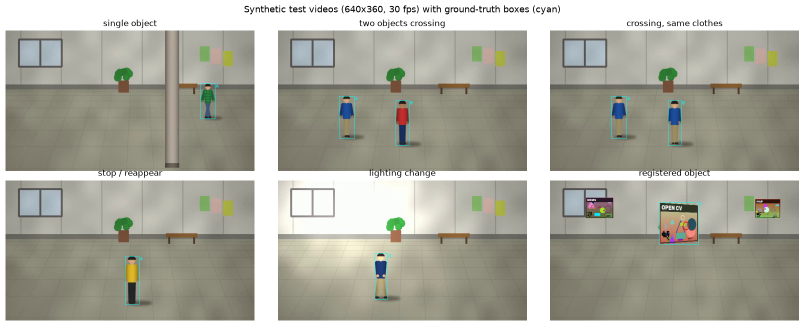
#> input picture 02_Advanced/A3-2/outputs/01_scenarios.png, 1609 x 652 px (shown at 1/2 size)
$ python -i verify_study_guide.py   (imports and definitions only)   (Python 2 division)
#> lines starting #> are read from the running program, lines starting #| are printed output that depends on the picture
### 02_Advanced/A3-2/src/hungarian.py
"""Hungarian Algorithm (보너스 1) — NumPy만으로 구현한 최소 비용 할당.

n×m 비용 행렬에서 행마다 서로 다른 열을 하나씩 골라 비용 합을 최소로 만든다(n ≤ m, 아니면 전치해서 푼다).
쿤–먼크레스의 포텐셜 방식(최단 증가 경로)을 쓴다. 행을 하나씩 추가하며, 지금까지의 할당을 유지한 채
'줄인 비용' c[i, j] − u[i] − v[j] 가 0인 간선만으로 새 행을 잇는 경로를 찾는다. 경로가 없으면 포텐셜을
가장 작은 줄인 비용 δ만큼 옮겨 새 0 간선을 만든다. 행 하나에 O(n·m), 전체 O(n²·m).

비교용으로 같은 파일에 탐욕(Greedy) 할당과 완전 탐색(작은 행렬 검증용)도 둔다.
"""
from itertools import permutations

import numpy as np


def hungarian(cost):
    """최소 비용 할당. (행 인덱스 배열, 열 인덱스 배열)을 행 순서로 돌려준다."""
    cost = np.asarray(cost, dtype=float)
    if cost.ndim != 2:
        raise ValueError("비용 행렬은 2차원이어야 한다")
    if cost.size == 0:
        return np.empty(0, int), np.empty(0, int)
    if not np.all(np.isfinite(cost)):
        raise ValueError("비용에 inf/NaN이 있으면 안 된다 (게이트는 큰 유한값으로 표현)")
    transposed = cost.shape[0] > cost.shape[1]
    if transposed:
        cost = cost.T
    n, m = cost.shape
    u = np.zeros(n + 1)            # 행 포텐셜 (1부터)
    v = np.zeros(m + 1)            # 열 포텐셜, v[0]은 가상 열
    p = np.zeros(m + 1, int)       # p[j] = 열 j에 할당된 행 (0이면 비어 있음)
    way = np.zeros(m + 1, int)     # 증가 경로 역추적용: 열 j 직전에 지난 열
    for i in range(1, n + 1):
        p[0] = i
        j0 = 0
        minv = np.full(m + 1, np.inf)
        used = np.zeros(m + 1, bool)
        while True:
            used[j0] = True
            i0 = p[j0]
            free = ~used[1:]
            cur = cost[i0 - 1] - u[i0] - v[1:]          # 행 i0에서 각 열로 가는 줄인 비용
            better = free & (cur < minv[1:])
            minv[1:][better] = cur[better]
            way[1:][better] = j0
            cand = np.where(free, minv[1:], np.inf)
            j1 = int(np.argmin(cand)) + 1
            delta = cand[j1 - 1]
            u[p[used]] += delta                          # 트리에 든 행·열의 포텐셜 이동
            v[used] -= delta
            minv[1:][free] -= delta
            j0 = j1
            if p[j0] == 0:                               # 빈 열에 닿으면 증가 경로 완성
                break
        while j0:                                        # 경로를 따라 할당을 한 칸씩 민다
            j1 = way[j0]
            p[j0] = p[j1]
            j0 = j1
    cols = np.nonzero(p[1:])[0]
    rows = p[1:][cols] - 1
    if transposed:
        rows, cols = cols, rows
    order = np.argsort(rows)
    return rows[order], cols[order]


def greedy(cost):
    """탐욕 할당: 전체 쌍을 비용 오름차순으로 보며, 행과 열이 둘 다 비어 있으면 짝짓는다."""
    cost = np.asarray(cost, dtype=float)
    if cost.size == 0:
        return np.empty(0, int), np.empty(0, int)
    order = np.argsort(cost, axis=None, kind="stable")
    used_r, used_c = set(), set()
    rows, cols = [], []
    for flat in order:
        r, c = divmod(int(flat), cost.shape[1])
        if r in used_r or c in used_c:
            continue
        used_r.add(r)
        used_c.add(c)
        rows.append(r)
        cols.append(c)
        if len(rows) == min(cost.shape):
            break
    rows, cols = np.array(rows, int), np.array(cols, int)
    order = np.argsort(rows)
    return rows[order], cols[order]


# [30 lines left out: functions brute_force, gated_assignment, not called in this run]

### 02_Advanced/A3-2/tools/verify_study_guide.py
"""study/a3-2.html이 현재 소스와 일치하고, 위젯 계산이 Python·OpenCV 구현과 같은지 검증한다.

1. source-manifest.json의 해시와 현재 파일 비교 (텍스트는 LF 정규화)
2. 내장 코드 발췌가 현재 원본 줄과 같은지 비교
3. 내부 링크(#id) 대상, 입력 요소 레이블, 외부 리소스 미사용 확인
4. HTML의 계산 함수(<script id="mathlib">)를 Node.js로 실행해 Python 결과와 비교
   - Hungarian·탐욕 할당 (무작위 행렬)
   - 추적기 재생: 시나리오 5개 × 추적기 설정 9개의 프레임별 ID·박스
   - 판정: 같은 조합의 이벤트별 ID Switch·추적 실패와 합계
   - 이동 평균 배경, 모폴로지(열림·닫힘)와 덩어리 박스, 비율 검정 개수

실행:  python tools/verify_study_guide.py [--mathlib 파일]   (Node.js 필요)
"""
import argparse
import base64
import json
import re
import subprocess
import sys
import tempfile
from pathlib import Path

import cv2
import numpy as np

ROOT = Path(__file__).resolve().parents[1]
sys.path.insert(0, str(ROOT))
sys.path.insert(0, str(Path(__file__).resolve().parent))

from build_study_guide import byte_hash, code_excerpts, text_hash  # noqa: E402
from src import evaluate as E  # noqa: E402
from src import experiments as X  # noqa: E402
from src import synthetic as S  # noqa: E402
from src.features import TargetMatcher  # noqa: E402
from src.hungarian import greedy, hungarian  # noqa: E402
from src.image_io import imread  # noqa: E402
from src.motion import Detection, RunningAverageSubtractor  # noqa: E402
from src.tracker import Tracker  # noqa: E402

HTML = ROOT / "study" / "a3-2.html"
MANIFEST = ROOT / "study" / "source-manifest.json"
CONFIGS = [
    ("baseline", {}, {}),
    ("hungarian", {"matcher": "hungarian"}, {"matcher": "hungarian"}),
    ("iou", {"cost": "iou"}, {"cost": "iou"}),
    ("kalman", {"kalman": True}, {"kalman": True}),
    ("kalman_hungarian", {"kalman": True, "matcher": "hungarian"}, {"kalman": True, "matcher": "hungarian"}),
    ("dist30", {"max_distance": 30}, {"maxDistance": 30}),
    ("dist120", {"max_distance": 120}, {"maxDistance": 120}),
    ("missed5", {"max_missed": 5}, {"maxMissed": 5}),
    ("kalman_missed60", {"kalman": True, "max_missed": 60}, {"kalman": True, "maxMissed": 60}),
]
RAVG_MIN_AGREEMENT = 0.995   # float32(Python) vs float64(JS) 경계값 차이만 허용


# [33 lines left out: function check_files, not called in this run]


def python_cases(data):
    """Node.js가 같은 입력으로 계산해 비교할 Python 기준값."""
    rng = np.random.default_rng(7)
    cases = {"assign": [], "track": [], "eval": [], "ravg": [], "morph": [], "ratio": []}
    for _ in range(150):
        n, m = (int(v) for v in rng.integers(1, 8, 2))
        c = rng.integers(0, 6, (n, m)).astype(float) if rng.random() < 0.4 else rng.uniform(0, 1, (n, m))
        rh, ch = hungarian(c)
        rg, cg = greedy(c)
        cases["assign"].append({"cost": c.tolist(), "h": [rh.tolist(), ch.tolist()], "g": [rg.tolist(), cg.tolist()]})
    for sc, raw in data["replay"].items():
        dets = [[Detection(tuple(b), (b[0] + b[2] / 2.0, b[1] + b[3] / 2.0), float(b[2] * b[3])) for b in fr]
                for fr in raw["dets"]]
        gt = S.load_gt(sc, "test")
        for name, pykw, jskw in CONFIGS:
            outs = E.track_detections(dets, Tracker(**pykw))
            cases["track"].append({"scenario": sc, "config": name, "opts": jskw,
                                   "ids": [[[t[0], *map(int, t[1])] for t in fr] for fr in outs]})
            r = E.evaluate_tracking(gt, outs)
            cases["eval"].append({"scenario": sc, "config": name, "opts": jskw,
                                  "summary": [r["switch_events"], r["switches"], r["fail_events"], r["fails"]],
                                  "events": [[e["switches"], e["fails"]] for e in r["events"]]})
    for name, p in data["pixels"].items():
        for alpha in (0.002, 0.01, 0.05, 0.2):
            for thr in (15, 25, 40):
                s = RunningAverageSubtractor(thr)
                fg = [int(s.apply(np.full((1, 1, 3), v, np.uint8), alpha)[0, 0] > 0) for v in p["values"]]
                cases["ravg"].append({"series": name, "alpha": alpha, "thr": thr, "fg": fg})
    mp = data["morph"]
    crop = np.frombuffer(base64.b64decode(mp["data"]), np.uint8).reshape(mp["h"], mp["w"])
    fg = np.where(crop > 200, 255, 0).astype(np.uint8)
    for ko in (1, 3, 5):
        for kc in (1, 5, 11, 21):
            out = fg
            if ko > 1:
                out = cv2.morphologyEx(out, cv2.MORPH_OPEN, cv2.getStructuringElement(cv2.MORPH_ELLIPSE, (ko, ko)))
            if kc > 1:
                out = cv2.morphologyEx(out, cv2.MORPH_CLOSE, cv2.getStructuringElement(cv2.MORPH_ELLIPSE, (kc, kc)))
            contours, _ = cv2.findContours(out, cv2.RETR_EXTERNAL, cv2.CHAIN_APPROX_SIMPLE)
            boxes = sorted(list(cv2.boundingRect(c)) for c in contours)
            cases["morph"].append({"open": ko, "close": kc, "mask": base64.b64encode(out.tobytes()).decode("ascii"),
                                   "boxes": boxes})
    texture = imread(S.TARGET_DIR / "target.png")
    m = TargetMatcher(texture, "orb")
    conds = {"frontal": {}, "yaw60": {"yaw": 60}, "occ50": {"occlusion": 0.5}, "roll60": {"roll": 60}}
    for name in data["ratio"]["views"]:
        img, corners, H = next(X._views(texture, conds[name], 1, seed=5))
        for ratio in (0.6, 0.75, 0.9):
            m.ratio = ratio
            r = m.match(img)
            correct = 0
            if r.n_good:
                proj = cv2.perspectiveTransform(r.ref_pts[None], H)[0]
                correct = int((np.linalg.norm(proj - r.scene_pts, axis=1) < 5.0).sum())
            cases["ratio"].append({"view": name, "ratio": ratio, "kept": r.n_good, "correct": correct})
    return cases


NODE = r"""
const fs = require('fs');
const M = require(process.argv[2]);
const data = JSON.parse(fs.readFileSync(process.argv[3], 'utf8'));
const cases = JSON.parse(fs.readFileSync(process.argv[4], 'utf8'));
const report = {};
const same = (a, b) => JSON.stringify(a) === JSON.stringify(b);
// 할당
let ok = 0, costOk = 0;
for (const c of cases.assign) {
  const h = M.hungarian(c.cost), g = M.greedy(c.cost);
  if (same(h, c.h) && same(g, c.g)) ok++;
  const sum = ([r, k]) => r.reduce((s, ri, i) => s + c.cost[ri][k[i]], 0);
  if (Math.abs(sum(h) - sum(c.h)) < 1e-9) costOk++;
}
report.assign = { n: cases.assign.length, exact: ok, cost: costOk };
// 추적 재생
const scen = {}; for (const [k, v] of Object.entries(data.replay)) scen[k] = M.prepScenario(v);
let tFrames = 0, tSame = 0; const tBad = [];
for (const c of cases.track) {
  const out = M.trackAll(scen[c.scenario].dets, c.opts);
  let bad = 0;
  out.forEach((fr, i) => { tFrames++; const js = fr.map(t => [t.id, ...t.bbox]); if (same(js, c.ids[i])) tSame++; else bad++; });
  if (bad) tBad.push(`${c.scenario}/${c.config}: ${bad} frames`);
}
report.track = { frames: tFrames, same: tSame, bad: tBad };
// 판정
let eSame = 0; const eBad = [];
for (const c of cases.eval) {
  const r = M.evaluate(scen[c.scenario], M.trackAll(scen[c.scenario].dets, c.opts));
  const js = [r.switchEvents, r.switches, r.failEvents, r.fails], ev = r.events.map(e => [e.switches, e.fails]);
  if (same(js, c.summary) && same(ev, c.events)) eSame++; else eBad.push(`${c.scenario}/${c.config}: js ${js} py ${c.summary}`);
}
report.eval = { n: cases.eval.length, same: eSame, bad: eBad };
// 이동 평균
let rN = 0, rSame = 0;
for (const c of cases.ravg) {
  const { fg } = M.runningAverage(data.pixels[c.series].values, c.alpha, c.thr);
  fg.forEach((v, i) => { rN++; if (v === c.fg[i]) rSame++; });
}
report.ravg = { n: rN, same: rSame };
// 모폴로지
const mp = data.morph, crop = Uint8Array.from(Buffer.from(mp.data, 'base64'));
const fg0 = crop.map(v => (v > 200 ? 255 : 0));
let mSame = 0, bSame = 0;
for (const c of cases.morph) {
  let out = fg0;
  if (c.open > 1) out = M.opening(out, mp.w, mp.h, mp.kernels[c.open]);
  if (c.close > 1) out = M.closing(out, mp.w, mp.h, mp.kernels[c.close]);
  const ref = Uint8Array.from(Buffer.from(c.mask, 'base64'));
  if (Buffer.compare(Buffer.from(out), Buffer.from(ref)) === 0) mSame++;
  const boxes = M.components(out, mp.w, mp.h).map(b => b.bbox).sort((a, b) => a[0] - b[0] || a[1] - b[1] || a[2] - b[2] || a[3] - b[3]);
  if (same(boxes, c.boxes)) bSame++;
}
report.morph = { n: cases.morph.length, mask: mSame, boxes: bSame };
// 비율 검정
let qSame = 0;
for (const c of cases.ratio) { const r = M.ratioCounts(data.ratio.views[c.view], c.ratio); if (r.kept === c.kept && r.correct === c.correct) qSame++; }
report.ratio = { n: cases.ratio.length, same: qSame };
console.log(JSON.stringify(report));
"""


# [47 lines left out: function main, not called in this run]


# [2 lines not run here, left out]

>>> import cv2
>>> picture = cv2.imread('../outputs/01_scenarios.png', cv2.IMREAD_GRAYSCALE)
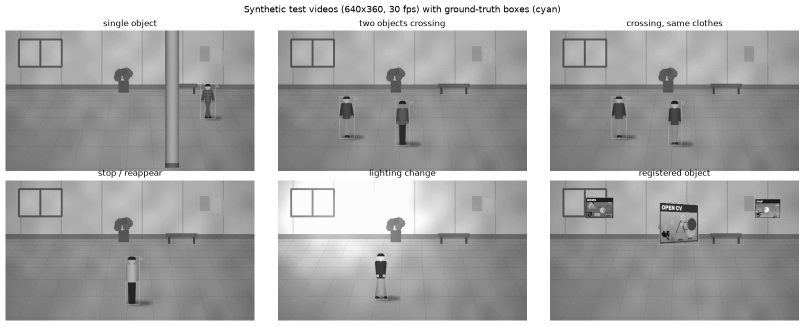
#> picture: shape (652, 1609) (shown at 1/2 size); min 0, max 255, mean 169.8
>>> result = python_cases(picture)
#> (the run stopped early here; a loop or call above may not have finished)
